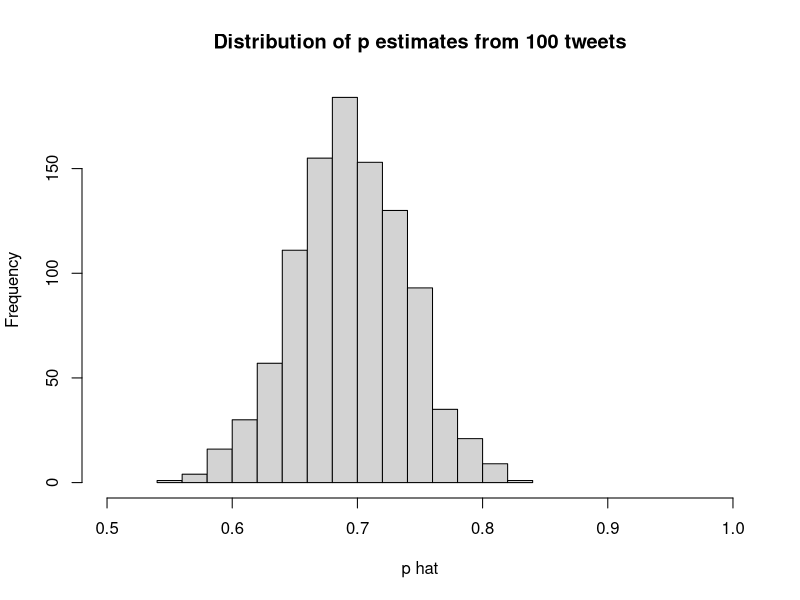
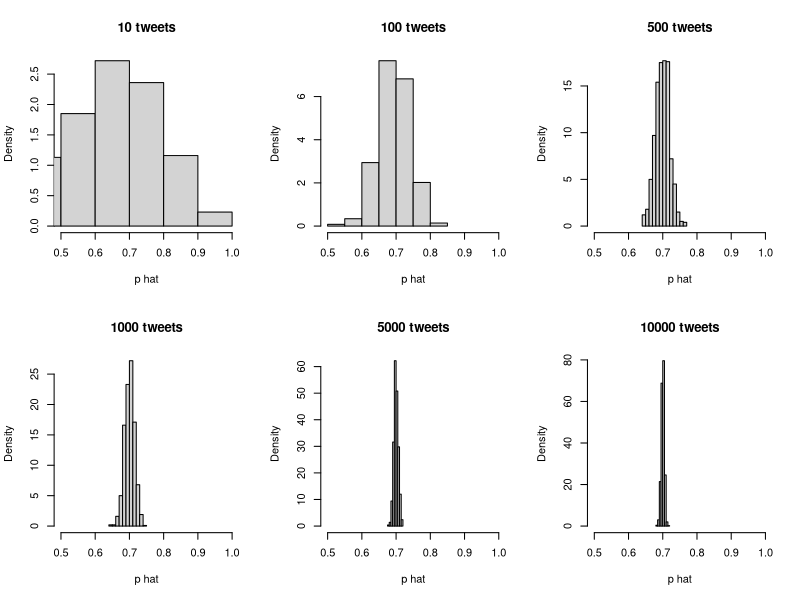
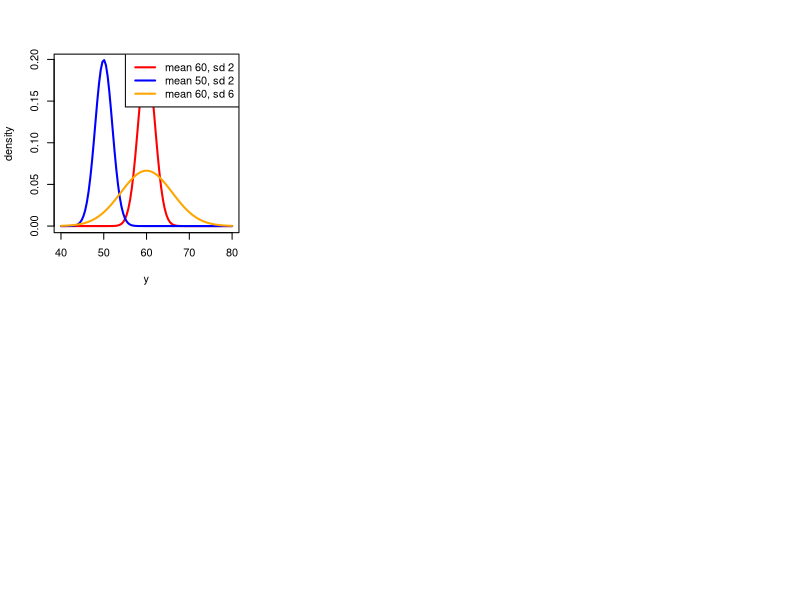
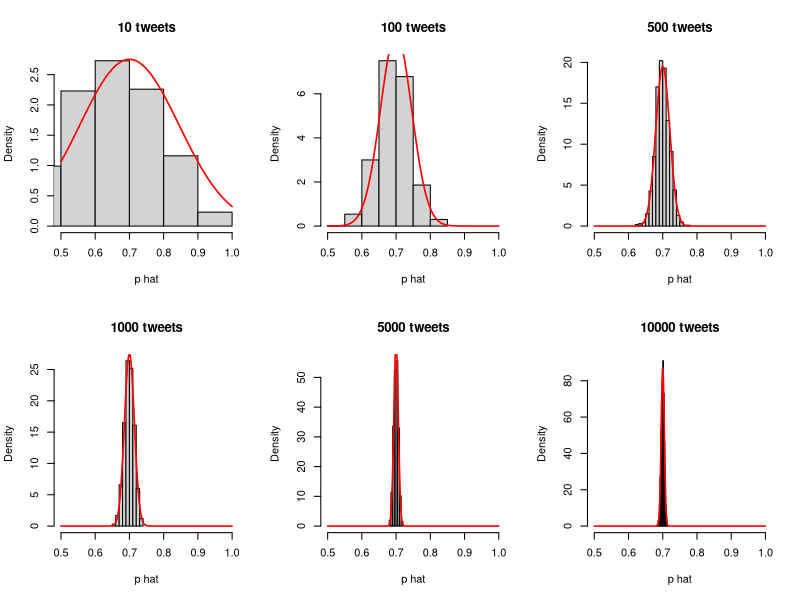

Reproduce these figures in R, in order.
## ---- chunk 1
knitr::opts_chunk$set(echo = TRUE)
## ---- chunk 2
# proportion of spam in the the tweet population
# as given by the oracle of TWEET
p <- 0.7

# let's sample 100 tweets
# this function chooses between values in a vector (0 and 1)
# with probability given by vector prob
# we need 100 samples from this vector with replacement
# since there are fewer items in the vector than the size
# of the sample we are making
x <- sample(c(0,1), size=100, replace=TRUE, prob=c(1-p,p))

# and the proportion that are spam (using the sample mean)
phat <- mean(x)

# if we had an oracle that let's us do this cheaply,
# we could replicate our experiment 1000 times
# (you don't in real life)

# first let's write a function that gets an estimate
# from a random sample
get_estimate <- function(n,p=0.7) mean(sample(c(0,1), size=n, replace=TRUE, prob=c(1-p,p)))
phats_100 <- replicate(1000, get_estimate(100))
hist(phats_100, xlab="p hat", xlim=c(0.5,1), main="Distribution of p estimates from 100 tweets")
## ---- chunk 3
par(mfrow=c(2,3))
# what if we sample 10 tweets
phats_10 <- replicate(1000, get_estimate(10))
hist(phats_10, main="10 tweets", xlab="p hat", xlim=c(.5,1), probability=TRUE)

# what if we sample 100 tweets
phats_100 <- replicate(1000, get_estimate(100))
hist(phats_100, main="100 tweets", xlab="p hat", xlim=c(.5,1), probability=TRUE)

# what if we sample 500 tweets
phats_500 <- replicate(1000, get_estimate(500))
hist(phats_500, main="500 tweets", xlab="p hat", xlim=c(.5,1), probability=TRUE)

# what about 1000 tweets
phats_1000 <- replicate(1000, get_estimate(1000))
hist(phats_1000, main="1000 tweets", xlab="p hat", xlim=c(.5,1), probability=TRUE)

# what about 5000 tweets
phats_5000 <- replicate(1000, get_estimate(5000))
hist(phats_5000, main="5000 tweets", xlab="p hat", xlim=c(.5,1), probability=TRUE)

# what about 10000 tweets
phats_10000 <- replicate(1000, get_estimate(10000))
hist(phats_10000, main="10000 tweets", xlab="p hat", xlim=c(.5,1), probability=TRUE)
## ---- chunk 4
# 100 equally spaced values between 40 and 80
yrange <- seq(40, 80, len=100)

# values of the normal density function
density_values_1 <- dnorm(yrange, mean=60, sd=2)
density_values_2 <- dnorm(yrange, mean=50, sd=2)
density_values_3 <- dnorm(yrange, mean=60, sd=6)

# now plot the function
plot(yrange, density_values_1, type="l", col="red", lwd=2, xlab="y", ylab="density")
lines(yrange, density_values_2, col="blue", lwd=2)
lines(yrange, density_values_3, col="orange", lwd=2)
legend("topright", legend=c("mean 60, sd 2", "mean 50, sd 2", "mean 60, sd 6"), col=c("red","blue","orange"), lwd=2)
## ---- chunk 5
# we can calculate standard error for each of the
# settings we saw previously and compare these replications
# to the normal distribution given by the CLT

# let's write a function that adds a normal density
# plot for a given sample size
draw_normal_density <- function(n) {
  se <- sqrt(p*(1-p))/sqrt(n)
  f <- dnorm(seq(0.5,1,len=1000), mean=p, sd=se)
  lines(seq(0.5,1,len=1000), f, col="red", lwd=1.6)
}

par(mfrow=c(2,3))
# what if we sample 10 tweets
phats_10 <- replicate(1000, get_estimate(10))
hist(phats_10, main="10 tweets", xlab="p hat", xlim=c(.5,1), probability=TRUE)
draw_normal_density(10)

# what if we sample 100 tweets
phats_100 <- replicate(1000, get_estimate(100))
hist(phats_100, main="100 tweets", xlab="p hat", xlim=c(.5,1), probability=TRUE)
draw_normal_density(100)

# what if we sample 500 tweets
phats_500 <- replicate(1000, get_estimate(500))
hist(phats_500, main="500 tweets", xlab="p hat", xlim=c(.5,1), probability=TRUE)
draw_normal_density(500)

# what about 1000 tweets
phats_1000 <- replicate(1000, get_estimate(1000))
hist(phats_1000, main="1000 tweets", xlab="p hat", xlim=c(.5,1), probability=TRUE)
draw_normal_density(1000)

# what about 5000 tweets
phats_5000 <- replicate(1000, get_estimate(5000))
hist(phats_5000, main="5000 tweets", xlab="p hat", xlim=c(.5,1), probability=TRUE)
draw_normal_density(5000)

# what about 10000 tweets
phats_10000 <- replicate(1000, get_estimate(10000))
hist(phats_10000, main="10000 tweets", xlab="p hat", xlim=c(.5,1), probability=TRUE)
draw_normal_density(10000)

## ---- chunk 6
library(dplyr)

set.seed(1)
# let's construct confidence intervals for samples of size n=10,100,500,1000,10000
tab <- data.frame(sample_size=c(10,100,500,1000,10000)) %>%
  mutate(phat = sapply(sample_size,get_estimate)) %>%
  mutate(se = sqrt(phat*(1-phat)) / sqrt(sample_size)) %>%
  mutate(lower = phat + qnorm(.05/2, sd=se)) %>%
  mutate(upper = phat + -qnorm(.05/2, sd=se))

knitr::kable(tab)
## ---- chunk 7
tab <- tab %>%
  mutate(p_value = 1-pnorm(phat, mean=.5, sd=se))
knitr::kable(tab)
